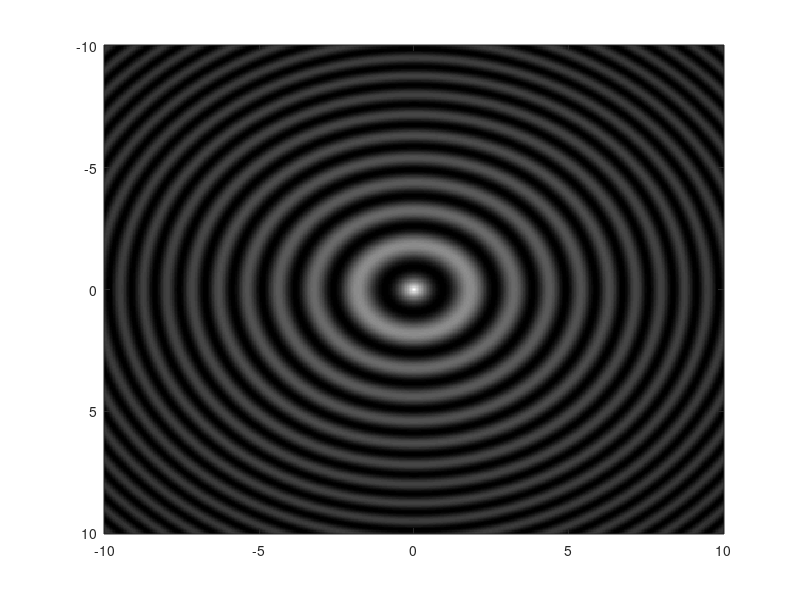

The MATLAB script that drew this image:
%%%% airy
close all
clear all

x = -10:0.05:10;
y = -10:0.05:10;

lambda = 5;

k = 2*pi/lambda;

gr = meshgrid(x,y);

for ii =1:length(x)
    for jj =1:length(y)
        
        Bi(ii,jj) = airy(2,k*(-sqrt(gr(1,jj).^2+gr(2,ii).^2)));
    end
end

inten = 1.76*Bi.^2;
imagesc(x,y,inten)
colormap gray
imwrite(inten,'airy.bmp')
%plot(x,inten)


